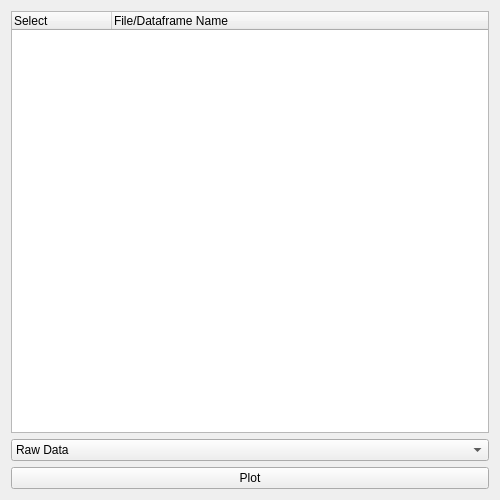
<?xml version="1.0" encoding="UTF-8"?>
<ui version="4.0">
 <class>Form</class>
 <widget class="QWidget" name="Form">
  <property name="geometry">
   <rect>
    <x>0</x>
    <y>0</y>
    <width>500</width>
    <height>500</height>
   </rect>
  </property>
  <property name="sizePolicy">
   <sizepolicy hsizetype="Expanding" vsizetype="Expanding">
    <horstretch>0</horstretch>
    <verstretch>0</verstretch>
   </sizepolicy>
  </property>
  <property name="minimumSize">
   <size>
    <width>350</width>
    <height>300</height>
   </size>
  </property>
  <property name="windowTitle">
   <string>Data Manager</string>
  </property>
  <layout class="QGridLayout" name="gridLayout_2">
   <item row="0" column="0">
    <layout class="QGridLayout" name="gridLayout">
     <property name="sizeConstraint">
      <enum>QLayout::SetMinimumSize</enum>
     </property>
     <item row="1" column="0">
      <widget class="QComboBox" name="comboBox_PlotType">
       <property name="sizePolicy">
        <sizepolicy hsizetype="Expanding" vsizetype="Fixed">
         <horstretch>0</horstretch>
         <verstretch>0</verstretch>
        </sizepolicy>
       </property>
       <item>
        <property name="text">
         <string>Raw Data</string>
        </property>
       </item>
       <item>
        <property name="text">
         <string>Trimmed Data - Time</string>
        </property>
       </item>
       <item>
        <property name="text">
         <string>Trimmed Data - Temperature</string>
        </property>
       </item>
       <item>
        <property name="text">
         <string/>
        </property>
       </item>
      </widget>
     </item>
     <item row="2" column="0">
      <widget class="QPushButton" name="pushButton_Plot">
       <property name="sizePolicy">
        <sizepolicy hsizetype="Expanding" vsizetype="Fixed">
         <horstretch>0</horstretch>
         <verstretch>0</verstretch>
        </sizepolicy>
       </property>
       <property name="text">
        <string>Plot</string>
       </property>
      </widget>
     </item>
     <item row="0" column="0">
      <widget class="QTreeWidget" name="treeWidget_Files">
       <property name="selectionMode">
        <enum>QAbstractItemView::MultiSelection</enum>
       </property>
       <column>
        <property name="text">
         <string>Select</string>
        </property>
       </column>
       <column>
        <property name="text">
         <string>File/Dataframe Name</string>
        </property>
       </column>
      </widget>
     </item>
    </layout>
   </item>
  </layout>
 </widget>
 <resources/>
 <connections/>
</ui>
